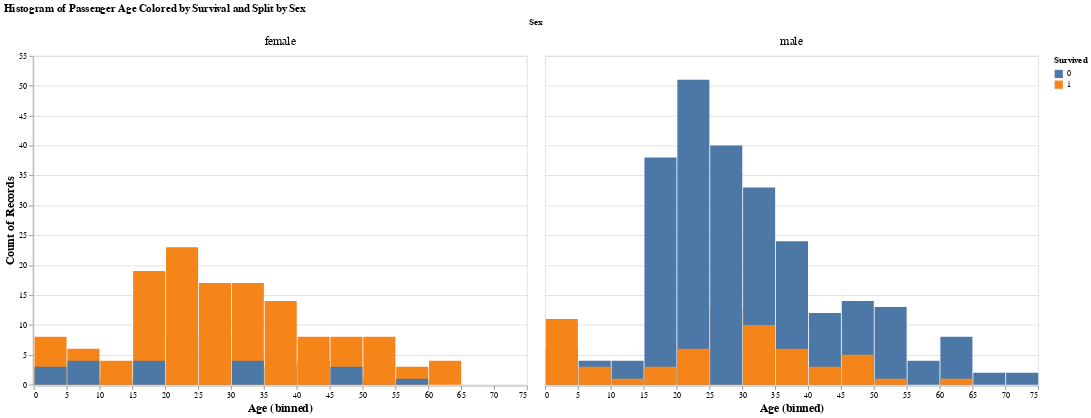

The code cell stored with this chart in its notebook:
### Markdown cell above
From this we can see that more females survived than males since there were more than 125 that survived compared to only about 70 males survived).
Furthermore, more than 200 males did not survive compared to just under 50 females.

After some further research, it seems that the rule for loading the lifeboats were women and children first. If this was the case, we'd expect the percentage of those with younger ages to have survived more than the percentage of adults/older people if children were prioritized. Let's see if this is the case

### Code cell
(
    alt.Chart(training_data_selected)
    .mark_bar()
    .encode(
        x= alt.X("Age", bin=alt.Bin(maxbins=30)),
        y=alt.Y("count()", stack=False),
        color = 'Survived:N'
    )
    .properties(
        width=600,
        height=400
    )
    .facet(
        facet=alt.Facet('Sex', header=alt.Header(labelFontSize=14)),
        title='Histogram of Passenger Age Colored by Survival and Split by Sex'
    )
    .configure_axis(titleFontSize=14)
)

### Figure 1 — Vega-Lite specification as saved in the notebook (floating-point values rounded to 4 significant figures; data arrays with more than 128 entries replaced by an {"elided": "..."} marker saying what was removed)
{"config": {"view": {"continuousWidth": 400, "continuousHeight": 300}, "axis": {"titleFontSize": 14}}, "data": {"name": "data-934f7db71beddd679be4a5aa9fae960d"}, "facet": {"field": "Sex", "header": {"labelFontSize": 14}, "type": "nominal"}, "spec": {"mark": "bar", "encoding": {"color": {"field": "Survived", "type": "nominal"}, "x": {"bin": {"maxbins": 30}, "field": "Age", "type": "quantitative"}, "y": {"aggregate": "count", "stack": false, "type": "quantitative"}}, "height": 400, "width": 600}, "title": "Histogram of Passenger Age Colored by Survival and Split by Sex", "$schema": "https://vega.github.io/schema/vega-lite/v4.17.0.json", "datasets": {"data-934f7db71beddd679be4a5aa9fae960d": {"elided": "501 records"}}}
